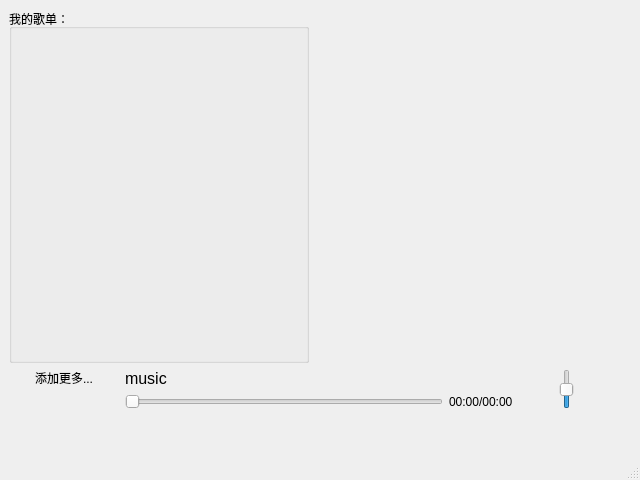
<?xml version="1.0" encoding="UTF-8"?>
<ui version="4.0">
 <class>MainWindow</class>
 <widget class="QMainWindow" name="MainWindow">
  <property name="geometry">
   <rect>
    <x>0</x>
    <y>0</y>
    <width>640</width>
    <height>480</height>
   </rect>
  </property>
  <property name="minimumSize">
   <size>
    <width>640</width>
    <height>480</height>
   </size>
  </property>
  <property name="maximumSize">
   <size>
    <width>1000</width>
    <height>700</height>
   </size>
  </property>
  <property name="windowTitle">
   <string>music player</string>
  </property>
  <property name="windowIcon">
   <iconset resource="res.qrc">
    <normaloff>:/D:/Apps/qIcon/song.png</normaloff>:/D:/Apps/qIcon/song.png</iconset>
  </property>
  <property name="styleSheet">
   <string notr="true"/>
  </property>
  <widget class="QWidget" name="centralwidget">
   <layout class="QVBoxLayout" name="verticalLayout_4" stretch="5,1">
    <item>
     <layout class="QHBoxLayout" name="horizontalLayout" stretch="8,1">
      <item>
       <widget class="QGroupBox" name="groupBox">
        <property name="maximumSize">
         <size>
          <width>300</width>
          <height>500</height>
         </size>
        </property>
        <property name="acceptDrops">
         <bool>true</bool>
        </property>
        <property name="title">
         <string>我的歌单：</string>
        </property>
        <layout class="QGridLayout" name="gridLayout_2">
         <item row="0" column="0">
          <widget class="QListWidget" name="listWidget">
           <property name="maximumSize">
            <size>
             <width>16777215</width>
             <height>16777215</height>
            </size>
           </property>
           <property name="acceptDrops">
            <bool>true</bool>
           </property>
           <property name="styleSheet">
            <string notr="true">*{
	background-color: transparent
}</string>
           </property>
           <property name="frameShape">
            <enum>QFrame::Shape::NoFrame</enum>
           </property>
           <property name="dragEnabled">
            <bool>true</bool>
           </property>
           <property name="dragDropMode">
            <enum>QAbstractItemView::DragDropMode::DragDrop</enum>
           </property>
           <property name="defaultDropAction">
            <enum>Qt::DropAction::MoveAction</enum>
           </property>
          </widget>
         </item>
        </layout>
       </widget>
      </item>
      <item>
       <spacer name="horizontalSpacer">
        <property name="orientation">
         <enum>Qt::Orientation::Horizontal</enum>
        </property>
        <property name="sizeHint" stdset="0">
         <size>
          <width>40</width>
          <height>20</height>
         </size>
        </property>
       </spacer>
      </item>
     </layout>
    </item>
    <item>
     <layout class="QHBoxLayout" name="horizontalLayout_4" stretch="2,5,1,0,0">
      <item>
       <layout class="QVBoxLayout" name="verticalLayout_pic" stretch="1,0">
        <item>
         <widget class="QPushButton" name="pushButton_add">
          <property name="styleSheet">
           <string notr="true">*{
	border: none;
}</string>
          </property>
          <property name="text">
           <string>添加更多...</string>
          </property>
          <property name="icon">
           <iconset theme="QIcon::ThemeIcon::ListAdd"/>
          </property>
         </widget>
        </item>
        <item>
         <widget class="QWidget" name="widget" native="true">
          <property name="maximumSize">
           <size>
            <width>110</width>
            <height>130</height>
           </size>
          </property>
          <layout class="QGridLayout" name="gridLayout">
           <item row="0" column="0">
            <widget class="QLabel" name="label_pic">
             <property name="text">
              <string/>
             </property>
             <property name="alignment">
              <set>Qt::AlignmentFlag::AlignRight|Qt::AlignmentFlag::AlignTrailing|Qt::AlignmentFlag::AlignVCenter</set>
             </property>
            </widget>
           </item>
          </layout>
         </widget>
        </item>
       </layout>
      </item>
      <item>
       <layout class="QVBoxLayout" name="verticalLayout_3" stretch="2,2,0,1">
        <item>
         <widget class="QLabel" name="label_info">
          <property name="font">
           <font>
            <pointsize>12</pointsize>
           </font>
          </property>
          <property name="text">
           <string>music</string>
          </property>
          <property name="alignment">
           <set>Qt::AlignmentFlag::AlignBottom|Qt::AlignmentFlag::AlignLeading|Qt::AlignmentFlag::AlignLeft</set>
          </property>
         </widget>
        </item>
        <item>
         <layout class="QHBoxLayout" name="horizontalLayout_3">
          <item>
           <widget class="QSlider" name="horizontalSlider">
            <property name="enabled">
             <bool>false</bool>
            </property>
            <property name="sizePolicy">
             <sizepolicy hsizetype="MinimumExpanding" vsizetype="Fixed">
              <horstretch>0</horstretch>
              <verstretch>0</verstretch>
             </sizepolicy>
            </property>
            <property name="orientation">
             <enum>Qt::Orientation::Horizontal</enum>
            </property>
           </widget>
          </item>
          <item>
           <widget class="QLabel" name="label_time">
            <property name="text">
             <string>00:00/00:00</string>
            </property>
            <property name="alignment">
             <set>Qt::AlignmentFlag::AlignLeading|Qt::AlignmentFlag::AlignLeft|Qt::AlignmentFlag::AlignVCenter</set>
            </property>
           </widget>
          </item>
         </layout>
        </item>
        <item>
         <layout class="QHBoxLayout" name="horizontalLayout_2" stretch="1,1,1,1">
          <item>
           <widget class="QPushButton" name="pushButton_front">
            <property name="enabled">
             <bool>false</bool>
            </property>
            <property name="styleSheet">
             <string notr="true">*{
	border: none;
}</string>
            </property>
            <property name="text">
             <string/>
            </property>
            <property name="icon">
             <iconset resource="res.qrc">
              <normaloff>:/D:/Apps/qIcon/previous.png</normaloff>:/D:/Apps/qIcon/previous.png</iconset>
            </property>
            <property name="iconSize">
             <size>
              <width>16</width>
              <height>16</height>
             </size>
            </property>
           </widget>
          </item>
          <item>
           <widget class="QPushButton" name="pushButton_start">
            <property name="enabled">
             <bool>false</bool>
            </property>
            <property name="styleSheet">
             <string notr="true">*{
	border: none;
}</string>
            </property>
            <property name="text">
             <string/>
            </property>
            <property name="icon">
             <iconset resource="res.qrc">
              <normaloff>:/D:/Apps/qIcon/play.png</normaloff>:/D:/Apps/qIcon/play.png</iconset>
            </property>
            <property name="iconSize">
             <size>
              <width>16</width>
              <height>16</height>
             </size>
            </property>
            <property name="checkable">
             <bool>true</bool>
            </property>
            <property name="checked">
             <bool>true</bool>
            </property>
           </widget>
          </item>
          <item>
           <widget class="QPushButton" name="pushButton_back">
            <property name="enabled">
             <bool>false</bool>
            </property>
            <property name="styleSheet">
             <string notr="true">*{
	border: none;
}</string>
            </property>
            <property name="text">
             <string/>
            </property>
            <property name="icon">
             <iconset resource="res.qrc">
              <normaloff>:/D:/Apps/qIcon/next.png</normaloff>:/D:/Apps/qIcon/next.png</iconset>
            </property>
            <property name="iconSize">
             <size>
              <width>16</width>
              <height>16</height>
             </size>
            </property>
           </widget>
          </item>
          <item>
           <widget class="QPushButton" name="pushButton_mode">
            <property name="enabled">
             <bool>true</bool>
            </property>
            <property name="styleSheet">
             <string notr="true">*{
	border: none;
}</string>
            </property>
            <property name="text">
             <string/>
            </property>
            <property name="icon">
             <iconset resource="res.qrc">
              <normaloff>:/D:/Apps/qIcon/列表循环.png</normaloff>:/D:/Apps/qIcon/列表循环.png</iconset>
            </property>
            <property name="checkable">
             <bool>true</bool>
            </property>
           </widget>
          </item>
         </layout>
        </item>
        <item>
         <spacer name="verticalSpacer">
          <property name="orientation">
           <enum>Qt::Orientation::Vertical</enum>
          </property>
          <property name="sizeType">
           <enum>QSizePolicy::Policy::Fixed</enum>
          </property>
          <property name="sizeHint" stdset="0">
           <size>
            <width>20</width>
            <height>20</height>
           </size>
          </property>
         </spacer>
        </item>
       </layout>
      </item>
      <item>
       <spacer name="horizontalSpacer_3">
        <property name="orientation">
         <enum>Qt::Orientation::Horizontal</enum>
        </property>
        <property name="sizeType">
         <enum>QSizePolicy::Policy::Fixed</enum>
        </property>
        <property name="sizeHint" stdset="0">
         <size>
          <width>40</width>
          <height>20</height>
         </size>
        </property>
       </spacer>
      </item>
      <item>
       <layout class="QVBoxLayout" name="verticalLayout" stretch="0,1,1,1">
        <item>
         <spacer name="verticalSpacer_4">
          <property name="orientation">
           <enum>Qt::Orientation::Vertical</enum>
          </property>
          <property name="sizeType">
           <enum>QSizePolicy::Policy::Expanding</enum>
          </property>
          <property name="sizeHint" stdset="0">
           <size>
            <width>20</width>
            <height>40</height>
           </size>
          </property>
         </spacer>
        </item>
        <item>
         <widget class="QSlider" name="verticalSlider">
          <property name="sizePolicy">
           <sizepolicy hsizetype="Fixed" vsizetype="MinimumExpanding">
            <horstretch>0</horstretch>
            <verstretch>0</verstretch>
           </sizepolicy>
          </property>
          <property name="minimumSize">
           <size>
            <width>0</width>
            <height>40</height>
           </size>
          </property>
          <property name="maximumSize">
           <size>
            <width>16777215</width>
            <height>70</height>
           </size>
          </property>
          <property name="maximum">
           <number>100</number>
          </property>
          <property name="value">
           <number>50</number>
          </property>
          <property name="orientation">
           <enum>Qt::Orientation::Vertical</enum>
          </property>
         </widget>
        </item>
        <item>
         <widget class="QPushButton" name="pushButton_volume">
          <property name="sizePolicy">
           <sizepolicy hsizetype="Minimum" vsizetype="Fixed">
            <horstretch>0</horstretch>
            <verstretch>0</verstretch>
           </sizepolicy>
          </property>
          <property name="styleSheet">
           <string notr="true">*{
	border: none;
}</string>
          </property>
          <property name="text">
           <string/>
          </property>
          <property name="icon">
           <iconset resource="res.qrc">
            <normaloff>:/D:/Apps/qIcon/音量.png</normaloff>:/D:/Apps/qIcon/音量.png</iconset>
          </property>
          <property name="checkable">
           <bool>true</bool>
          </property>
         </widget>
        </item>
        <item>
         <spacer name="verticalSpacer_2">
          <property name="orientation">
           <enum>Qt::Orientation::Vertical</enum>
          </property>
          <property name="sizeType">
           <enum>QSizePolicy::Policy::Fixed</enum>
          </property>
          <property name="sizeHint" stdset="0">
           <size>
            <width>20</width>
            <height>20</height>
           </size>
          </property>
         </spacer>
        </item>
       </layout>
      </item>
      <item>
       <spacer name="horizontalSpacer_2">
        <property name="orientation">
         <enum>Qt::Orientation::Horizontal</enum>
        </property>
        <property name="sizeHint" stdset="0">
         <size>
          <width>40</width>
          <height>20</height>
         </size>
        </property>
       </spacer>
      </item>
     </layout>
    </item>
   </layout>
  </widget>
  <widget class="QStatusBar" name="statusBar"/>
 </widget>
 <resources>
  <include location="res.qrc"/>
 </resources>
 <connections/>
</ui>
